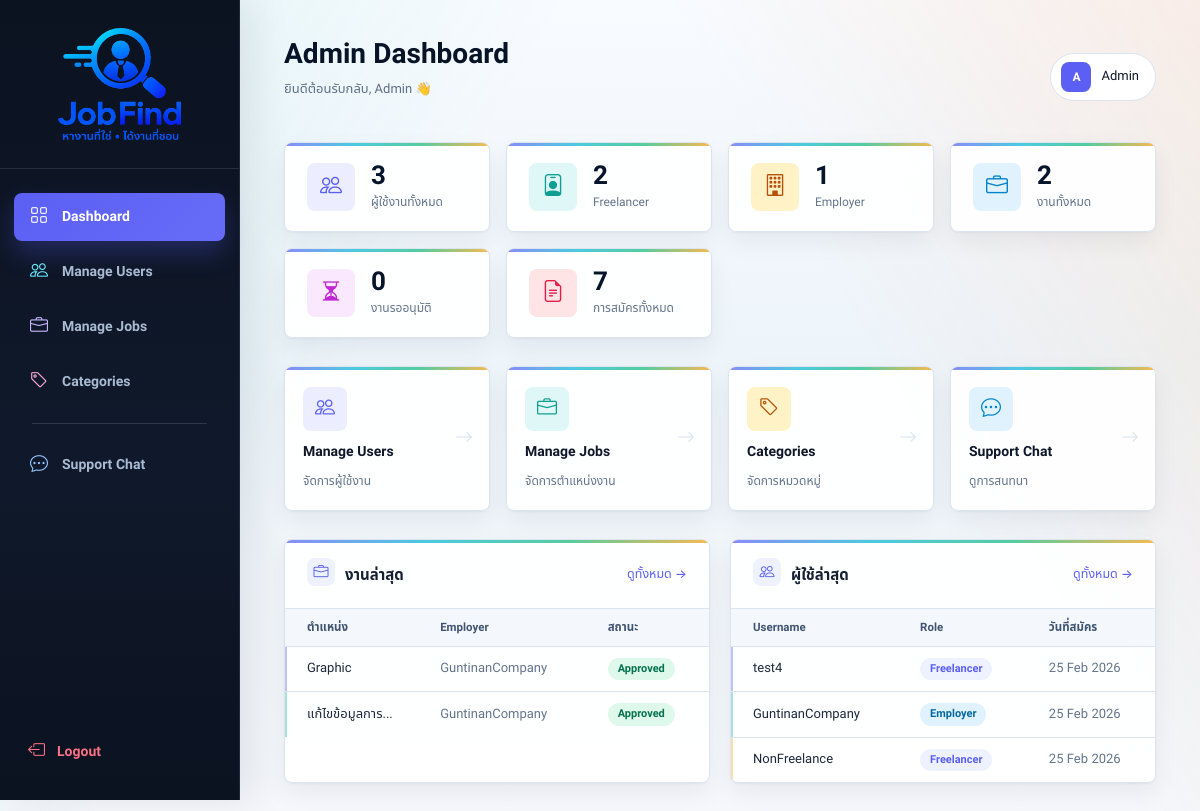
The page /admin/dashboard.php (signed in) on the database its author committed.
### tables this page shows
CREATE TABLE `job` (
  `job_id` int(11) NOT NULL,
  `employer_id` int(11) NOT NULL,
  `title` varchar(255) NOT NULL,
  `description` text NOT NULL,
  `location` varchar(255) NOT NULL,
  `salary` decimal(10,2) DEFAULT 0.00,
  `latitude` double DEFAULT NULL,
  `longitude` double DEFAULT NULL,
  `deadline` datetime DEFAULT NULL,
  `status` enum('open','in_progress','completed','closed') DEFAULT 'open',
  `admin_status` enum('pending','approved','rejected') DEFAULT 'pending',
  `created_at` timestamp NOT NULL DEFAULT current_timestamp(),
  `category` varchar(100) DEFAULT NULL,
  `job_subcategory` varchar(120) DEFAULT NULL,
  `employment_type` varchar(40) DEFAULT NULL,
  `image_path` varchar(255) DEFAULT NULL,
  `updated_at` timestamp NULL DEFAULT NULL
);

CREATE TABLE `users` (
  `user_id` int(11) NOT NULL,
  `username` varchar(50) DEFAULT NULL,
  `email` varchar(100) DEFAULT NULL,
  `password` varchar(255) DEFAULT NULL,
  `fullname` varchar(100) DEFAULT NULL,
  `phone` varchar(20) DEFAULT NULL,
  `gender` varchar(20) DEFAULT NULL,
  `role` enum('admin','employer','freelancer') DEFAULT NULL,
  `created_at` timestamp NOT NULL DEFAULT current_timestamp(),
  `latitude` double DEFAULT NULL,
  `longitude` double DEFAULT NULL,
  `company_details` text DEFAULT NULL
);

### helpers/profile_image_helpers.php (called while the page is built, shortened)
<?php
function profile_initials($name, $max_chars = 1)
{
    $name = trim((string)$name);
    $max_chars = max(1, (int)$max_chars);
    $chars = [];
    if (preg_match_all('/\S/u', $name, $matches)) {
        $chars = array_slice($matches[0], 0, $max_chars);
    }
    $initials = implode('', $chars);
    if (function_exists('mb_strtoupper')) {
        return mb_strtoupper($initials, 'UTF-8');
    }
    return strtoupper($initials);
}

### admin/dashboard.php (the view, shortened to what this page needs)
<?php
require_once __DIR__ . "/../helpers/profile_image_helpers.php";
$username = $_SESSION['username'];
$total_users     = mysqli_fetch_assoc(mysqli_query($conn,"SELECT COUNT(*) AS c FROM users WHERE role!='admin'"))['c'];
$total_freelance = mysqli_fetch_assoc(mysqli_query($conn,"SELECT COUNT(*) AS c FROM users WHERE role='freelancer'"))['c'];
$total_employer  = mysqli_fetch_assoc(mysqli_query($conn,"SELECT COUNT(*) AS c FROM users WHERE role='employer'"))['c'];
$total_jobs      = mysqli_fetch_assoc(mysqli_query($conn,"SELECT COUNT(*) AS c FROM job"))['c'];
$pending_jobs    = mysqli_fetch_assoc(mysqli_query($conn,"SELECT COUNT(*) AS c FROM job WHERE admin_status='pending'"))['c'];
$total_apps      = mysqli_fetch_assoc(mysqli_query($conn,"SELECT COUNT(*) AS c FROM job_application"))['c'];
$admin_id = $_SESSION['user_id'];
$unread_res = mysqli_fetch_assoc(mysqli_query($conn,"
    SELECT COUNT(*) AS c
    FROM chat_messages cm
    JOIN users u ON u.user_id=cm.sender_id
    WHERE cm.receiver_id='$admin_id'
    AND cm.is_read = 0
"))['c'];
$recent_jobs = mysqli_query($conn,"
    SELECT job.title, job.admin_status, users.username AS employer, job.created_at
    FROM job
    JOIN users ON users.user_id = job.employer_id
    ORDER BY job.created_at DESC
    LIMIT 5
");
$recent_users = mysqli_query($conn,"
    SELECT username, role, created_at
    FROM users
    WHERE role != 'admin'
    ORDER BY created_at DESC
    LIMIT 5
");
?>
<!DOCTYPE html>
<html lang="th">
<head>
<link href="https://cdn.jsdelivr.net/npm/bootstrap@5.3.0/dist/css/bootstrap.min.css" rel="stylesheet">
<link href="https://cdn.jsdelivr.net/npm/bootstrap-icons@1.11.0/font/bootstrap-icons.css" rel="stylesheet">
<link rel="stylesheet" href="../assets/css/freelancehub-theme.css">
</head>
<body>
<aside class="sidebar">
  <div class="sidebar-brand">
    <a href="../index.php" class="logo">
      <div class="logo-icon" style="width:132px!important;height:120px!important;min-width:132px!important;max-width:132px!important;max-height:120px!important;flex:0 0 120px!important;border-radius:0!important;background:transparent!important;padding:0!important;overflow:hidden!important;box-shadow:none!important;margin:0 auto!important;align-self:center!important;"><img class="brand-logo-img" src="../assets/images/jobfind-logo.png?v=13" alt="Job_Find logo" style="width:100%;height:100%;object-fit:contain;display:block;"></div>
    </a>
  </div>
  <nav class="sidebar-nav">
    <a href="dashboard.php"          class="nav-item active"><i class="bi bi-grid"></i> Dashboard</a>
    <a href="manage_users.php"        class="nav-item"><i class="bi bi-people"></i> Manage Users</a>
    <a href="manage_jobs.php"         class="nav-item">
      <i class="bi bi-briefcase"></i> Manage Jobs
    </a>
    <a href="manage_categories.php"   class="nav-item"><i class="bi bi-tag"></i> Categories</a>
    <div class="nav-divider"></div>
    <a href="support.php"             class="nav-item">
      <i class="bi bi-chat-dots"></i> Support Chat
    </a>
  </nav>
  <div class="sidebar-footer">
    <a href="../logout.php" class="nav-logout"><i class="bi bi-box-arrow-left"></i> Logout</a>
  </div>
</aside>
<main class="main">
  <div class="topbar">
    <div class="topbar-left">
      <h2>Admin Dashboard</h2>
      <p>ยินดีต้อนรับกลับ, <?php echo htmlspecialchars($username); ?> 👋</p>
    </div>
    <div class="admin-chip">
      <div class="av"><?php echo profile_initials($username); ?></div>
      <span><?php echo htmlspecialchars($username); ?></span>
    </div>
  </div>
  <div class="stat-grid">
    <div class="stat-card">
      <div class="stat-icon si-purple"><i class="bi bi-people"></i></div>
      <div class="stat-info">
        <div class="value"><?php echo $total_users; ?></div>
        <div class="label">ผู้ใช้งานทั้งหมด</div>
      </div>
    </div>
    <div class="stat-card">
      <div class="stat-icon si-blue"><i class="bi bi-person-badge"></i></div>
      <div class="stat-info">
        <div class="value"><?php echo $total_freelance; ?></div>
        <div class="label">Freelancer</div>
      </div>
    </div>
    <div class="stat-card">
      <div class="stat-icon si-green"><i class="bi bi-building"></i></div>
      <div class="stat-info">
        <div class="value"><?php echo $total_employer; ?></div>
        <div class="label">Employer</div>
      </div>
    </div>
    <div class="stat-card">
      <div class="stat-icon si-yellow"><i class="bi bi-briefcase"></i></div>
      <div class="stat-info">
        <div class="value"><?php echo $total_jobs; ?></div>
        <div class="label">งานทั้งหมด</div>
      </div>
    </div>
    <div class="stat-card">
      <div class="stat-icon si-red"><i class="bi bi-hourglass-split"></i></div>
      <div class="stat-info">
        <div class="value"><?php echo $pending_jobs; ?></div>
        <div class="label">งานรออนุมัติ</div>
      </div>
    </div>
    <div class="stat-card">
      <div class="stat-icon si-navy"><i class="bi bi-file-earmark-text"></i></div>
      <div class="stat-info">
        <div class="value"><?php echo $total_apps; ?></div>
        <div class="label">การสมัครทั้งหมด</div>
      </div>
    </div>
  </div>
  <div class="quick-grid" style="margin-bottom:28px;">
    <a href="manage_users.php" class="quick-card">
      <div class="qc-icon si-purple"><i class="bi bi-people"></i></div>
      <div class="qc-title">Manage Users</div>
      <div class="qc-sub">จัดการผู้ใช้งาน</div>
      <i class="bi bi-arrow-right qc-arrow"></i>
    </a>
    <a href="manage_jobs.php" class="quick-card">
      <div class="qc-icon si-yellow"><i class="bi bi-briefcase"></i></div>
      <div class="qc-title">Manage Jobs</div>
      <div class="qc-sub"><?php echo $pending_jobs > 0 ? $pending_jobs.' งานรออนุมัติ' : 'จัดการตำแหน่งงาน'; ?></div>
      <i class="bi bi-arrow-right qc-arrow"></i>
    </a>
    <a href="manage_categories.php" class="quick-card">
      <div class="qc-icon si-green"><i class="bi bi-tag"></i></div>
      <div class="qc-title">Categories</div>
      <div class="qc-sub">จัดการหมวดหมู่</div>
      <i class="bi bi-arrow-right qc-arrow"></i>
    </a>
    <a href="support.php" class="quick-card">
      <div class="qc-icon si-blue"><i class="bi bi-chat-dots"></i></div>
      <div class="qc-title">Support Chat</div>
      <div class="qc-sub"><?php echo $unread_res > 0 ? $unread_res.' ข้อความใหม่' : 'ดูการสนทนา'; ?></div>
      <i class="bi bi-arrow-right qc-arrow"></i>
    </a>
  </div>
  <div class="two-col">
    <div class="table-card">
      <div class="table-head">
        <h4><i class="bi bi-briefcase" style="color:var(--accent);margin-right:6px;"></i> งานล่าสุด</h4>
        <a href="manage_jobs.php">ดูทั้งหมด →</a>
      </div>
      <table class="mini-table">
        <thead>
          <tr>
            <th>ตำแหน่ง</th>
            <th>Employer</th>
            <th>สถานะ</th>
          </tr>
        </thead>
        <tbody>
        <?php
          while($j = mysqli_fetch_assoc($recent_jobs)):
            $sc  = match(strtolower($j['admin_status'])){
              'approved' => 'sp-approved',
              'rejected' => 'sp-rejected',
              default    => 'sp-pending',
            };
        ?>
          <tr>
            <td style="font-weight:500;max-width:120px;overflow:hidden;text-overflow:ellipsis;white-space:nowrap;"><?php echo htmlspecialchars($j['title']); ?></td>
            <td style="color:var(--muted);"><?php echo htmlspecialchars($j['employer']); ?></td>
            <td><span class="status-pill <?php echo $sc; ?>"><?php echo ucfirst($j['admin_status']); ?></span></td>
          </tr>
        <?php endwhile; ?>
        </tbody>
      </table>
    </div>
    <div class="table-card">
      <div class="table-head">
        <h4><i class="bi bi-people" style="color:var(--accent);margin-right:6px;"></i> ผู้ใช้ล่าสุด</h4>
        <a href="manage_users.php">ดูทั้งหมด →</a>
      </div>
      <table class="mini-table">
        <thead>
          <tr>
            <th>Username</th>
            <th>Role</th>
            <th>วันที่สมัคร</th>
          </tr>
        </thead>
        <tbody>
        <?php
          while($u = mysqli_fetch_assoc($recent_users)):
            $rc   = $u['role'] === 'freelancer' ? 'sp-fl' : 'sp-em';
        ?>
          <tr>
            <td style="font-weight:500;"><?php echo htmlspecialchars($u['username']); ?></td>
            <td><span class="status-pill <?php echo $rc; ?>"><?php echo ucfirst($u['role']); ?></span></td>
            <td style="color:var(--muted);"><?php echo !empty($u['created_at']) ? date('d M Y', strtotime($u['created_at'])) : '—'; ?></td>
          </tr>
        <?php endwhile; ?>
        </tbody>
      </table>
    </div>
  </div>
</main>
</body>
</html>

### rows shown on the page
job: title "Graphic", employer.username "GuntinanCompany", admin_status "Approved"
job: title "แก้ไขข้อมูลการ…", employer.username "GuntinanCompany", admin_status "Approved"
users: username "test4", role "Freelancer", created_at "25 Feb 2026"
users: username "GuntinanCompany", role "Employer", created_at "25 Feb 2026"
users: username "NonFreelance", role "Freelancer", created_at "25 Feb 2026"

### other values the page prints
$username "Admin"
profile_initials($username) "A"
$total_users "3"
$total_freelance "2"
$total_employer "1"
$total_jobs "2"
$pending_jobs "0"
$total_apps "7"
